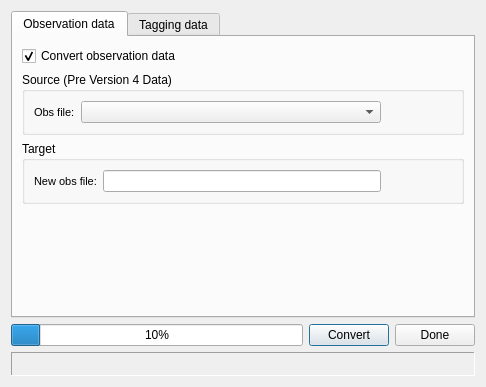
<?xml version="1.0" encoding="UTF-8"?>
<ui version="4.0">
 <class>DataConverter</class>
 <widget class="QDialog" name="DataConverter">
  <property name="geometry">
   <rect>
    <x>0</x>
    <y>0</y>
    <width>486</width>
    <height>387</height>
   </rect>
  </property>
  <property name="windowTitle">
   <string>Dialog</string>
  </property>
  <layout class="QVBoxLayout" name="verticalLayout">
   <item>
    <layout class="QVBoxLayout" name="layout_dataconverter">
     <property name="spacing">
      <number>6</number>
     </property>
     <property name="leftMargin">
      <number>0</number>
     </property>
     <property name="topMargin">
      <number>0</number>
     </property>
     <property name="rightMargin">
      <number>0</number>
     </property>
     <property name="bottomMargin">
      <number>0</number>
     </property>
     <item>
      <widget class="QTabWidget" name="tabWidget">
       <property name="currentIndex">
        <number>0</number>
       </property>
       <widget class="QWidget" name="obsTab">
        <attribute name="title">
         <string>Observation data</string>
        </attribute>
        <layout class="QVBoxLayout">
         <property name="spacing">
          <number>6</number>
         </property>
         <property name="leftMargin">
          <number>9</number>
         </property>
         <property name="topMargin">
          <number>9</number>
         </property>
         <property name="rightMargin">
          <number>9</number>
         </property>
         <property name="bottomMargin">
          <number>9</number>
         </property>
         <item>
          <layout class="QVBoxLayout" name="layout_convertObs">
           <property name="spacing">
            <number>6</number>
           </property>
           <property name="leftMargin">
            <number>0</number>
           </property>
           <property name="topMargin">
            <number>0</number>
           </property>
           <property name="rightMargin">
            <number>0</number>
           </property>
           <property name="bottomMargin">
            <number>0</number>
           </property>
           <item>
            <widget class="QCheckBox" name="obsCheckBox">
             <property name="text">
              <string>Convert observation data</string>
             </property>
             <property name="checked">
              <bool>true</bool>
             </property>
            </widget>
           </item>
           <item>
            <widget class="QGroupBox" name="obsSourceGroupBox">
             <property name="title">
              <string>Source (Pre Version 4 Data)</string>
             </property>
             <layout class="QVBoxLayout" name="_2">
              <property name="spacing">
               <number>6</number>
              </property>
              <property name="leftMargin">
               <number>9</number>
              </property>
              <property name="topMargin">
               <number>9</number>
              </property>
              <property name="rightMargin">
               <number>9</number>
              </property>
              <property name="bottomMargin">
               <number>9</number>
              </property>
              <item>
               <layout class="QHBoxLayout" name="layout_obsFile">
                <property name="spacing">
                 <number>6</number>
                </property>
                <property name="leftMargin">
                 <number>0</number>
                </property>
                <property name="topMargin">
                 <number>0</number>
                </property>
                <property name="rightMargin">
                 <number>0</number>
                </property>
                <property name="bottomMargin">
                 <number>0</number>
                </property>
                <item>
                 <widget class="QLabel" name="label_oldObsFile">
                  <property name="sizePolicy">
                   <sizepolicy hsizetype="Fixed" vsizetype="Preferred">
                    <horstretch>0</horstretch>
                    <verstretch>0</verstretch>
                   </sizepolicy>
                  </property>
                  <property name="font">
                   <font>
                    <family>MS Shell Dlg 2</family>
                    <pointsize>8</pointsize>
                    <weight>50</weight>
                    <italic>false</italic>
                    <bold>false</bold>
                    <underline>false</underline>
                    <strikeout>false</strikeout>
                   </font>
                  </property>
                  <property name="text">
                   <string>Obs file:</string>
                  </property>
                 </widget>
                </item>
                <item>
                 <widget class="QComboBox" name="obsCombo">
                  <property name="sizePolicy">
                   <sizepolicy hsizetype="Expanding" vsizetype="Fixed">
                    <horstretch>0</horstretch>
                    <verstretch>0</verstretch>
                   </sizepolicy>
                  </property>
                 </widget>
                </item>
                <item>
                 <spacer name="spacer_obsFile">
                  <property name="orientation">
                   <enum>Qt::Horizontal</enum>
                  </property>
                  <property name="sizeType">
                   <enum>QSizePolicy::Fixed</enum>
                  </property>
                  <property name="sizeHint" stdset="0">
                   <size>
                    <width>71</width>
                    <height>20</height>
                   </size>
                  </property>
                 </spacer>
                </item>
               </layout>
              </item>
             </layout>
            </widget>
           </item>
           <item>
            <widget class="QGroupBox" name="obsTargetGroupBox">
             <property name="title">
              <string>Target</string>
             </property>
             <layout class="QVBoxLayout" name="_3">
              <property name="spacing">
               <number>6</number>
              </property>
              <property name="leftMargin">
               <number>9</number>
              </property>
              <property name="topMargin">
               <number>9</number>
              </property>
              <property name="rightMargin">
               <number>9</number>
              </property>
              <property name="bottomMargin">
               <number>9</number>
              </property>
              <item>
               <layout class="QHBoxLayout" name="layout_obsTarget">
                <property name="spacing">
                 <number>6</number>
                </property>
                <property name="leftMargin">
                 <number>0</number>
                </property>
                <property name="topMargin">
                 <number>0</number>
                </property>
                <property name="rightMargin">
                 <number>0</number>
                </property>
                <property name="bottomMargin">
                 <number>0</number>
                </property>
                <item>
                 <widget class="QLabel" name="label_newObsFile">
                  <property name="sizePolicy">
                   <sizepolicy hsizetype="Fixed" vsizetype="Preferred">
                    <horstretch>0</horstretch>
                    <verstretch>0</verstretch>
                   </sizepolicy>
                  </property>
                  <property name="font">
                   <font>
                    <family>MS Shell Dlg 2</family>
                    <pointsize>8</pointsize>
                    <weight>50</weight>
                    <italic>false</italic>
                    <bold>false</bold>
                    <underline>false</underline>
                    <strikeout>false</strikeout>
                   </font>
                  </property>
                  <property name="text">
                   <string>New obs file:</string>
                  </property>
                 </widget>
                </item>
                <item>
                 <widget class="QLineEdit" name="obsInput"/>
                </item>
                <item>
                 <spacer name="spacer_obsTarget">
                  <property name="orientation">
                   <enum>Qt::Horizontal</enum>
                  </property>
                  <property name="sizeType">
                   <enum>QSizePolicy::Fixed</enum>
                  </property>
                  <property name="sizeHint" stdset="0">
                   <size>
                    <width>71</width>
                    <height>20</height>
                   </size>
                  </property>
                 </spacer>
                </item>
               </layout>
              </item>
             </layout>
            </widget>
           </item>
           <item>
            <spacer name="spacer_convertObs">
             <property name="orientation">
              <enum>Qt::Vertical</enum>
             </property>
             <property name="sizeType">
              <enum>QSizePolicy::Expanding</enum>
             </property>
             <property name="sizeHint" stdset="0">
              <size>
               <width>20</width>
               <height>51</height>
              </size>
             </property>
            </spacer>
           </item>
          </layout>
         </item>
        </layout>
       </widget>
       <widget class="QWidget" name="tagTab">
        <attribute name="title">
         <string>Tagging data</string>
        </attribute>
        <layout class="QVBoxLayout" name="_4">
         <property name="spacing">
          <number>6</number>
         </property>
         <property name="leftMargin">
          <number>9</number>
         </property>
         <property name="topMargin">
          <number>9</number>
         </property>
         <property name="rightMargin">
          <number>9</number>
         </property>
         <property name="bottomMargin">
          <number>9</number>
         </property>
         <item>
          <layout class="QVBoxLayout" name="layout_tag">
           <property name="spacing">
            <number>6</number>
           </property>
           <property name="leftMargin">
            <number>0</number>
           </property>
           <property name="topMargin">
            <number>0</number>
           </property>
           <property name="rightMargin">
            <number>0</number>
           </property>
           <property name="bottomMargin">
            <number>0</number>
           </property>
           <item>
            <widget class="QCheckBox" name="tagCheckBox">
             <property name="text">
              <string>Convert tagging data</string>
             </property>
             <property name="checked">
              <bool>true</bool>
             </property>
            </widget>
           </item>
           <item>
            <widget class="QGroupBox" name="tagSourceGroupBox">
             <property name="title">
              <string>Source (Pre Version 4 Data)</string>
             </property>
             <layout class="QVBoxLayout" name="_5">
              <property name="spacing">
               <number>6</number>
              </property>
              <property name="leftMargin">
               <number>9</number>
              </property>
              <property name="topMargin">
               <number>9</number>
              </property>
              <property name="rightMargin">
               <number>9</number>
              </property>
              <property name="bottomMargin">
               <number>9</number>
              </property>
              <item>
               <layout class="QHBoxLayout" name="layout_tagFile">
                <property name="spacing">
                 <number>6</number>
                </property>
                <property name="leftMargin">
                 <number>0</number>
                </property>
                <property name="topMargin">
                 <number>0</number>
                </property>
                <property name="rightMargin">
                 <number>0</number>
                </property>
                <property name="bottomMargin">
                 <number>0</number>
                </property>
                <item>
                 <layout class="QVBoxLayout" name="layout_tagrelFile">
                  <property name="spacing">
                   <number>6</number>
                  </property>
                  <property name="leftMargin">
                   <number>0</number>
                  </property>
                  <property name="topMargin">
                   <number>0</number>
                  </property>
                  <property name="rightMargin">
                   <number>0</number>
                  </property>
                  <property name="bottomMargin">
                   <number>0</number>
                  </property>
                  <item>
                   <widget class="QLabel" name="label_tagFIle">
                    <property name="sizePolicy">
                     <sizepolicy hsizetype="Preferred" vsizetype="Preferred">
                      <horstretch>0</horstretch>
                      <verstretch>0</verstretch>
                     </sizepolicy>
                    </property>
                    <property name="font">
                     <font>
                      <family>MS Shell Dlg 2</family>
                      <pointsize>8</pointsize>
                      <weight>50</weight>
                      <italic>false</italic>
                      <bold>false</bold>
                      <underline>false</underline>
                      <strikeout>false</strikeout>
                     </font>
                    </property>
                    <property name="text">
                     <string>Tag file:</string>
                    </property>
                    <property name="alignment">
                     <set>Qt::AlignVCenter</set>
                    </property>
                   </widget>
                  </item>
                  <item>
                   <widget class="QLabel" name="label_relFile">
                    <property name="text">
                     <string>Release file:</string>
                    </property>
                   </widget>
                  </item>
                 </layout>
                </item>
                <item>
                 <layout class="QVBoxLayout" name="layout_tagCombo">
                  <property name="spacing">
                   <number>6</number>
                  </property>
                  <property name="leftMargin">
                   <number>0</number>
                  </property>
                  <property name="topMargin">
                   <number>0</number>
                  </property>
                  <property name="rightMargin">
                   <number>0</number>
                  </property>
                  <property name="bottomMargin">
                   <number>0</number>
                  </property>
                  <item>
                   <widget class="QComboBox" name="tagCombo">
                    <property name="sizePolicy">
                     <sizepolicy hsizetype="Expanding" vsizetype="Fixed">
                      <horstretch>0</horstretch>
                      <verstretch>0</verstretch>
                     </sizepolicy>
                    </property>
                   </widget>
                  </item>
                  <item>
                   <widget class="QComboBox" name="relCombo">
                    <property name="sizePolicy">
                     <sizepolicy hsizetype="Expanding" vsizetype="Fixed">
                      <horstretch>0</horstretch>
                      <verstretch>0</verstretch>
                     </sizepolicy>
                    </property>
                   </widget>
                  </item>
                 </layout>
                </item>
                <item>
                 <spacer name="spacer_tagCombo">
                  <property name="orientation">
                   <enum>Qt::Horizontal</enum>
                  </property>
                  <property name="sizeType">
                   <enum>QSizePolicy::Fixed</enum>
                  </property>
                  <property name="sizeHint" stdset="0">
                   <size>
                    <width>71</width>
                    <height>20</height>
                   </size>
                  </property>
                 </spacer>
                </item>
               </layout>
              </item>
             </layout>
            </widget>
           </item>
           <item>
            <widget class="QGroupBox" name="tagTargetGroupBox">
             <property name="title">
              <string>Target</string>
             </property>
             <layout class="QVBoxLayout" name="_6">
              <property name="spacing">
               <number>6</number>
              </property>
              <property name="leftMargin">
               <number>9</number>
              </property>
              <property name="topMargin">
               <number>9</number>
              </property>
              <property name="rightMargin">
               <number>9</number>
              </property>
              <property name="bottomMargin">
               <number>9</number>
              </property>
              <item>
               <layout class="QHBoxLayout" name="layout_tagTarget">
                <property name="spacing">
                 <number>6</number>
                </property>
                <property name="leftMargin">
                 <number>0</number>
                </property>
                <property name="topMargin">
                 <number>0</number>
                </property>
                <property name="rightMargin">
                 <number>0</number>
                </property>
                <property name="bottomMargin">
                 <number>0</number>
                </property>
                <item>
                 <widget class="QLabel" name="label_tagTarget">
                  <property name="font">
                   <font>
                    <family>MS Shell Dlg 2</family>
                    <pointsize>8</pointsize>
                    <weight>50</weight>
                    <italic>false</italic>
                    <bold>false</bold>
                    <underline>false</underline>
                    <strikeout>false</strikeout>
                   </font>
                  </property>
                  <property name="text">
                   <string>New tag file:</string>
                  </property>
                  <property name="alignment">
                   <set>Qt::AlignVCenter</set>
                  </property>
                 </widget>
                </item>
                <item>
                 <widget class="QLineEdit" name="tagInput"/>
                </item>
                <item>
                 <spacer name="spacer_tagTarget">
                  <property name="orientation">
                   <enum>Qt::Horizontal</enum>
                  </property>
                  <property name="sizeType">
                   <enum>QSizePolicy::Fixed</enum>
                  </property>
                  <property name="sizeHint" stdset="0">
                   <size>
                    <width>71</width>
                    <height>20</height>
                   </size>
                  </property>
                 </spacer>
                </item>
               </layout>
              </item>
             </layout>
            </widget>
           </item>
           <item>
            <spacer name="spacer_tag">
             <property name="orientation">
              <enum>Qt::Vertical</enum>
             </property>
             <property name="sizeType">
              <enum>QSizePolicy::Expanding</enum>
             </property>
             <property name="sizeHint" stdset="0">
              <size>
               <width>20</width>
               <height>20</height>
              </size>
             </property>
            </spacer>
           </item>
          </layout>
         </item>
        </layout>
       </widget>
      </widget>
     </item>
     <item>
      <layout class="QHBoxLayout" name="layout_buttons">
       <property name="spacing">
        <number>6</number>
       </property>
       <property name="leftMargin">
        <number>0</number>
       </property>
       <property name="topMargin">
        <number>0</number>
       </property>
       <property name="rightMargin">
        <number>0</number>
       </property>
       <property name="bottomMargin">
        <number>0</number>
       </property>
       <item>
        <widget class="QProgressBar" name="progressBar">
         <property name="value">
          <number>10</number>
         </property>
        </widget>
       </item>
       <item>
        <widget class="QPushButton" name="buttonConvert">
         <property name="text">
          <string>Convert</string>
         </property>
         <property name="shortcut">
          <string/>
         </property>
         <property name="autoDefault">
          <bool>true</bool>
         </property>
         <property name="default">
          <bool>true</bool>
         </property>
        </widget>
       </item>
       <item>
        <widget class="QPushButton" name="buttonDone">
         <property name="text">
          <string>Done</string>
         </property>
         <property name="shortcut">
          <string/>
         </property>
         <property name="autoDefault">
          <bool>true</bool>
         </property>
        </widget>
       </item>
      </layout>
     </item>
     <item>
      <widget class="QLabel" name="statusText">
       <property name="sizePolicy">
        <sizepolicy hsizetype="Preferred" vsizetype="Fixed">
         <horstretch>0</horstretch>
         <verstretch>0</verstretch>
        </sizepolicy>
       </property>
       <property name="minimumSize">
        <size>
         <width>0</width>
         <height>24</height>
        </size>
       </property>
       <property name="maximumSize">
        <size>
         <width>32767</width>
         <height>24</height>
        </size>
       </property>
       <property name="frameShape">
        <enum>QFrame::Panel</enum>
       </property>
       <property name="frameShadow">
        <enum>QFrame::Sunken</enum>
       </property>
       <property name="text">
        <string/>
       </property>
       <property name="indent">
        <number>6</number>
       </property>
      </widget>
     </item>
    </layout>
   </item>
  </layout>
 </widget>
 <resources/>
 <connections/>
</ui>
